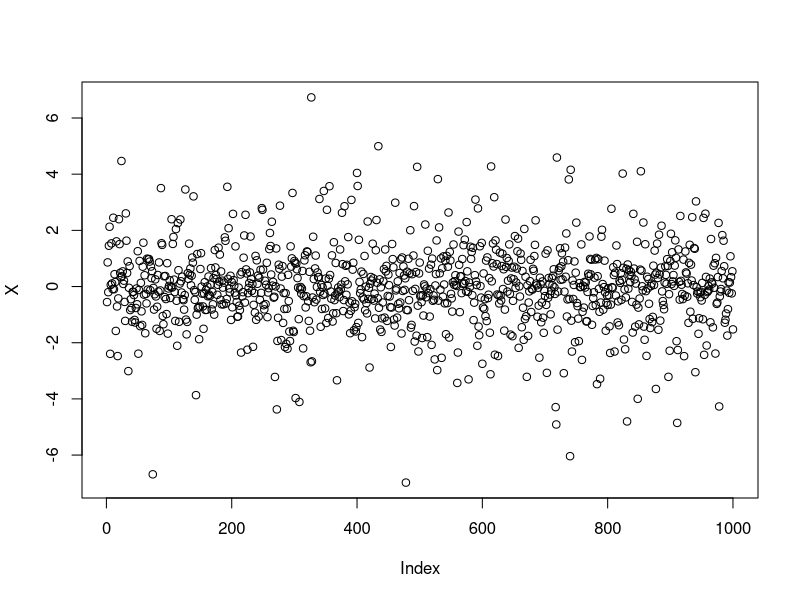
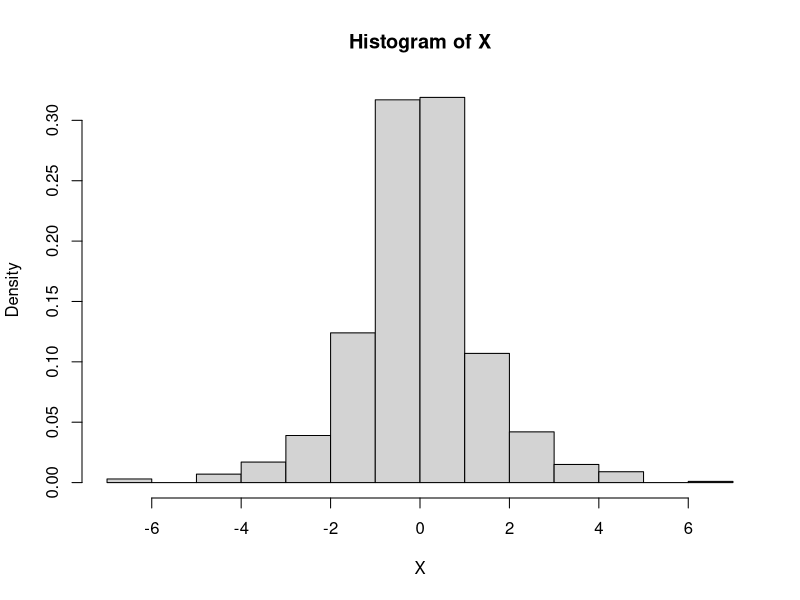
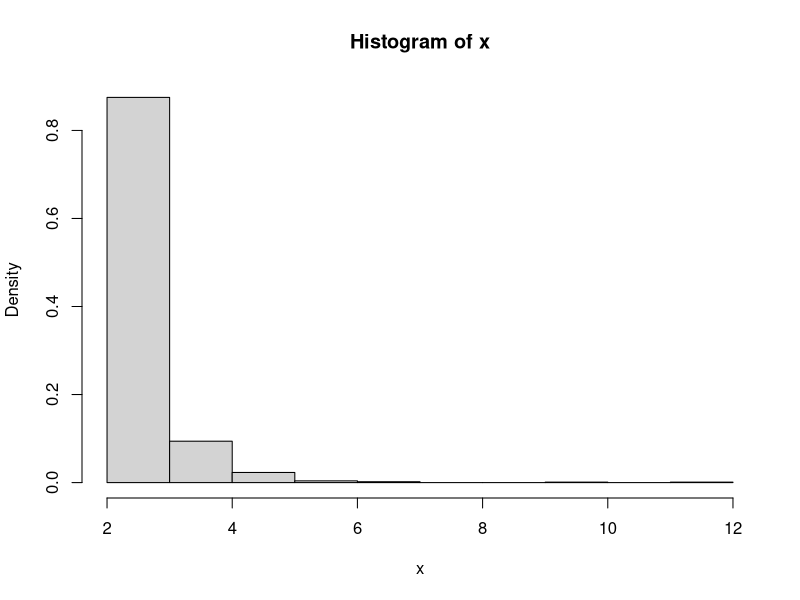
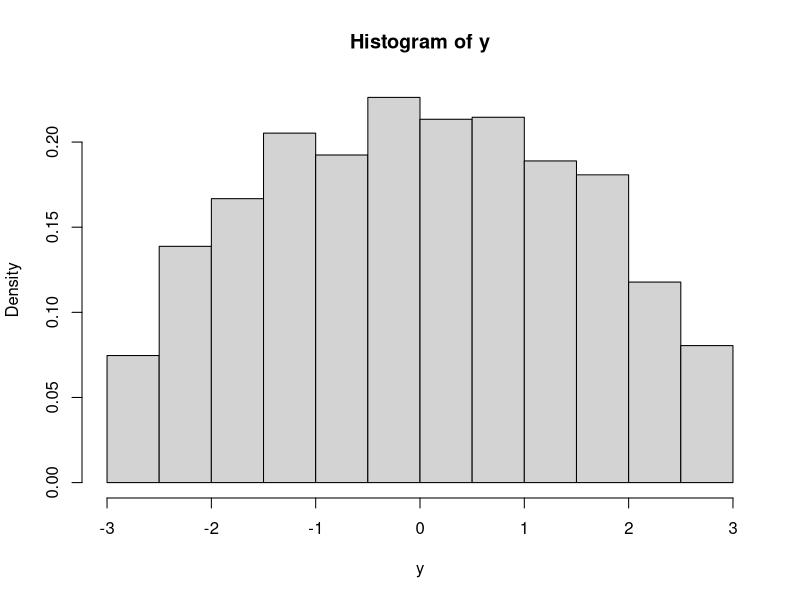

These charts were generated, in order, by the following R code:
## ---- chunk 1
library(tidyverse)
library(modelr)
library(viridis)
knitr::opts_chunk$set(
	echo = TRUE,
	warning = FALSE,
	fig.width = 8, 
  fig.height = 6,
  out.width = "90%"
)
options(
  ggplot2.continuous.colour = "viridis",
  ggplot2.continuous.fill = "viridis"
)
scale_colour_discrete = scale_colour_viridis_d
scale_fill_discrete = scale_fill_viridis_d
theme_set(theme_minimal() + theme(legend.position = "bottom"))
## ---- chunk 2
set.seed(123)
U <- runif(1000)
X <- (U < 0.5) * log(2*U) + (U >= 0.5) * -log(2-2*U)

plot(X)
hist(X, prob = T)


## ---- chunk 3
set.seed(1001)
U <- runif(1000)
xdens = function(gamma = 5, alpha = 2, x = U) {
  alpha/((1-U)^(1/gamma))
}

x <- xdens(5, 2, U)

hist(x, prob = T)
## ---- chunk 4
set.seed(1001)

accrej <- function(fdens, gdens, beta, M = (4/pi), x){
  x = runif(2222, min = -beta, max = beta)
  return(x[runif(length(x)) <= fdens(x, beta) / (M * gdens(x, beta))])
}

xdens = function(x, beta){
  return((2/(pi*beta^2))*sqrt(beta^2 - x^2) * (abs(x) <= beta))
}

unifdens = function(x, beta){
  return((1/(2*beta))*(abs(x) <= beta))
}


y = accrej(xdens, unifdens, 3, 4/pi)

hist(y, prob = T)
## ---- chunk 5
n = 10000
u = runif(n)
y = sum(exp(u^2))/n
x = median(exp(u^2))

xy = tibble(
  median = x,
  mean = y
)
## ---- chunk 6
gfun<-function(x){ 
  sqrt(1 - x^2)
}
mfun<-function(x) {
  x^2
}
mfun2<-function(x) {
  x
}
set.seed(123)
uran<-runif(10000)
ga<-gfun(uran)
ma<-mfun(uran)
ma2<-mfun2(uran)
## ---- chunk 7
theta1<-mean(ga)
theta2<-mean(ma2)
hha<- pi/4 + (ga-ma)
hha2<- pi/4 + (ga-ma2)
theta1a<-mean(hha)
theta2a<-mean(hha2)

c(var(ga), var(hha))

c(var(ga), var(hha2))


(var(ga)-var(hha))/var(ga)

(var(ga)-var(hha2))/var(ga)
## ---- chunk 8
ncandidates <- 1000;  
M <- sqrt(2*pi/exp(1))
u <- runif(ncandidates)
x <- tan(pi * (runif(ncandidates) - 0.5))
accepted <- NULL      # Initialize the vector of accepted values
for(i in 1:ncandidates)
  if(u[i] <= dnorm(x[i])/(M * dcauchy(x[i])))
    accepted <- c(accepted, x[i])    # Accept x[i]
accepted <- x[u <= dnorm(x)/(M * dcauchy(x))]
c(mean(accepted), sd(accepted))
